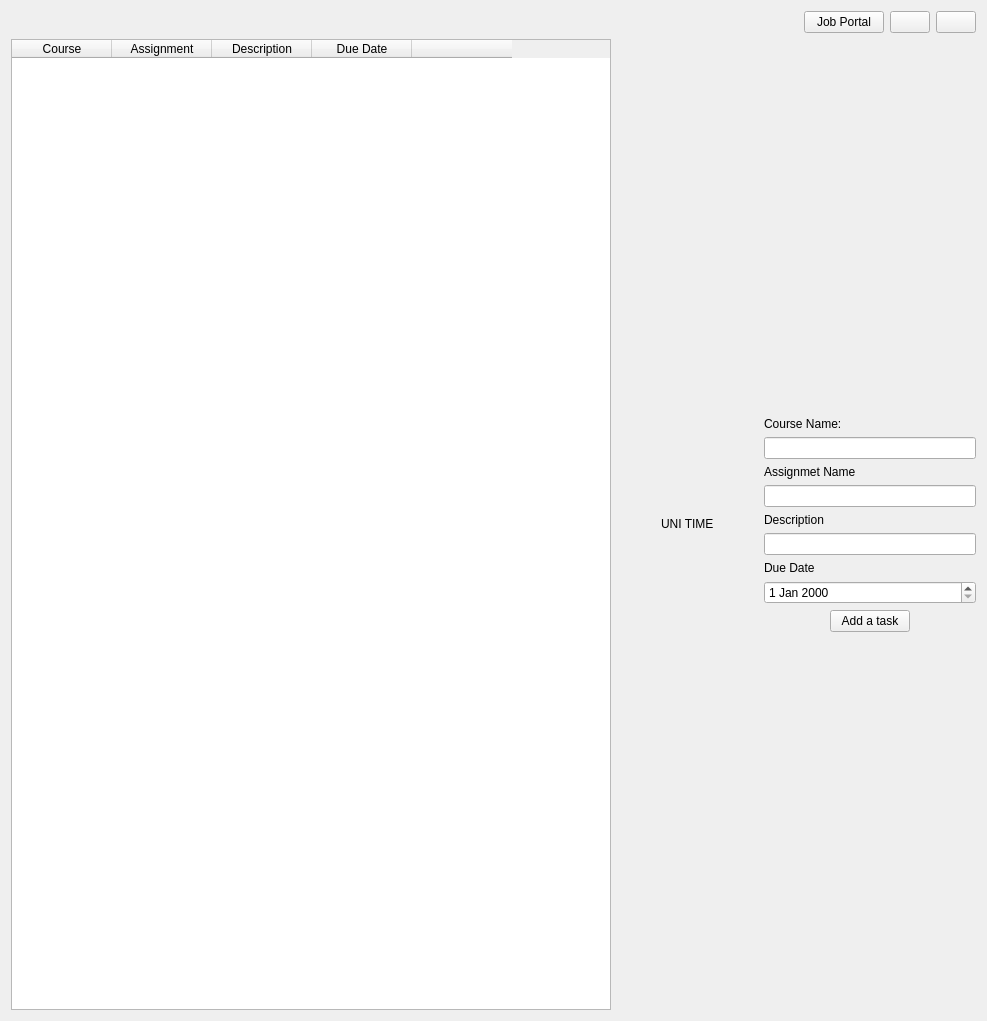
<?xml version="1.0" encoding="UTF-8"?>
<ui version="4.0">
 <class>Form</class>
 <widget class="QWidget" name="Form">
  <property name="geometry">
   <rect>
    <x>0</x>
    <y>0</y>
    <width>987</width>
    <height>1021</height>
   </rect>
  </property>
  <property name="windowTitle">
   <string>Form</string>
  </property>
  <layout class="QGridLayout" name="gridLayout">
   <item row="4" column="11">
    <layout class="QVBoxLayout" name="verticalLayout">
     <item>
      <spacer name="verticalSpacer_2">
       <property name="orientation">
        <enum>Qt::Orientation::Vertical</enum>
       </property>
       <property name="sizeHint" stdset="0">
        <size>
         <width>20</width>
         <height>40</height>
        </size>
       </property>
      </spacer>
     </item>
     <item>
      <widget class="QLabel" name="courseLabel">
       <property name="text">
        <string>Course Name:</string>
       </property>
      </widget>
     </item>
     <item>
      <widget class="QLineEdit" name="courseField"/>
     </item>
     <item>
      <widget class="QLabel" name="AssignmentLabel">
       <property name="text">
        <string>Assignmet Name</string>
       </property>
      </widget>
     </item>
     <item>
      <widget class="QLineEdit" name="AssignmentField"/>
     </item>
     <item>
      <widget class="QLabel" name="DescriptionLabel">
       <property name="text">
        <string>Description</string>
       </property>
      </widget>
     </item>
     <item>
      <widget class="QLineEdit" name="DescriptionField"/>
     </item>
     <item>
      <widget class="QLabel" name="DueLabel">
       <property name="text">
        <string>Due Date</string>
       </property>
      </widget>
     </item>
     <item>
      <widget class="QDateEdit" name="dueField"/>
     </item>
     <item alignment="Qt::AlignmentFlag::AlignHCenter">
      <widget class="QPushButton" name="addButton">
       <property name="text">
        <string>Add a task</string>
       </property>
      </widget>
     </item>
     <item>
      <spacer name="verticalSpacer">
       <property name="orientation">
        <enum>Qt::Orientation::Vertical</enum>
       </property>
       <property name="sizeHint" stdset="0">
        <size>
         <width>20</width>
         <height>40</height>
        </size>
       </property>
      </spacer>
     </item>
    </layout>
   </item>
   <item row="4" column="1">
    <spacer name="horizontalSpacer_3">
     <property name="orientation">
      <enum>Qt::Orientation::Horizontal</enum>
     </property>
     <property name="sizeHint" stdset="0">
      <size>
       <width>40</width>
       <height>20</height>
      </size>
     </property>
    </spacer>
   </item>
   <item row="4" column="2" alignment="Qt::AlignmentFlag::AlignHCenter|Qt::AlignmentFlag::AlignVCenter">
    <widget class="QLabel" name="label">
     <property name="text">
      <string>UNI TIME</string>
     </property>
    </widget>
   </item>
   <item row="4" column="0">
    <widget class="QTableWidget" name="taskTable">
     <property name="minimumSize">
      <size>
       <width>600</width>
       <height>0</height>
      </size>
     </property>
     <property name="maximumSize">
      <size>
       <width>600</width>
       <height>16777215</height>
      </size>
     </property>
     <column>
      <property name="text">
       <string>Course</string>
      </property>
     </column>
     <column>
      <property name="text">
       <string>Assignment</string>
      </property>
     </column>
     <column>
      <property name="text">
       <string>Description</string>
      </property>
     </column>
     <column>
      <property name="text">
       <string>Due Date</string>
      </property>
     </column>
     <column>
      <property name="text">
       <string/>
      </property>
     </column>
    </widget>
   </item>
   <item row="4" column="3">
    <spacer name="horizontalSpacer_2">
     <property name="orientation">
      <enum>Qt::Orientation::Horizontal</enum>
     </property>
     <property name="sizeHint" stdset="0">
      <size>
       <width>40</width>
       <height>20</height>
      </size>
     </property>
    </spacer>
   </item>
   <item row="0" column="11">
    <layout class="QHBoxLayout" name="horizontalLayout">
     <property name="sizeConstraint">
      <enum>QLayout::SizeConstraint::SetMaximumSize</enum>
     </property>
     <item>
      <spacer name="horizontalSpacer_4">
       <property name="orientation">
        <enum>Qt::Orientation::Horizontal</enum>
       </property>
       <property name="sizeHint" stdset="0">
        <size>
         <width>40</width>
         <height>20</height>
        </size>
       </property>
      </spacer>
     </item>
     <item>
      <widget class="QPushButton" name="jobBtn">
       <property name="text">
        <string>Job Portal</string>
       </property>
      </widget>
     </item>
     <item alignment="Qt::AlignmentFlag::AlignRight">
      <widget class="QPushButton" name="deleteButton">
       <property name="text">
        <string/>
       </property>
       <property name="icon">
        <iconset>
         <normaloff>uni_time/Assets/Delete Vector Icon.svg</normaloff>uni_time/Assets/Delete Vector Icon.svg</iconset>
       </property>
      </widget>
     </item>
     <item alignment="Qt::AlignmentFlag::AlignRight">
      <widget class="QPushButton" name="logOutButton">
       <property name="text">
        <string/>
       </property>
       <property name="icon">
        <iconset>
         <normaloff>uni_time/Assets/Log Out 01 Icon.svg</normaloff>uni_time/Assets/Log Out 01 Icon.svg</iconset>
       </property>
      </widget>
     </item>
    </layout>
   </item>
  </layout>
 </widget>
 <resources/>
 <connections/>
</ui>
